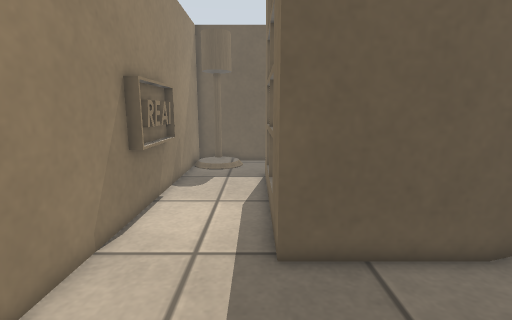
[1] (above)

16 first-person views from a walk through a world built for the Gazebo simulator. The camera is 0.77 m above the floor, tilts 10° down and sees 85° across. The floor is counted in squares, 0.2 m on a side. Each view is taken from the middle of a square. On the plan, view 1 faces up. The plan holds only what a view shows up to about 20 squares ahead; the rest is blank.

[2]
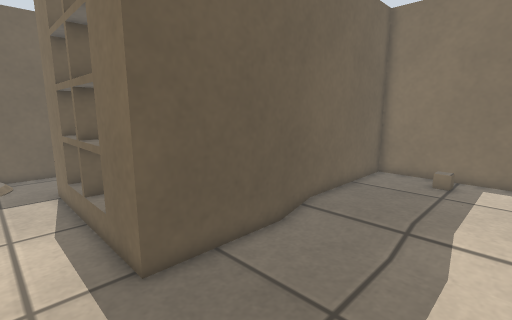

[3]
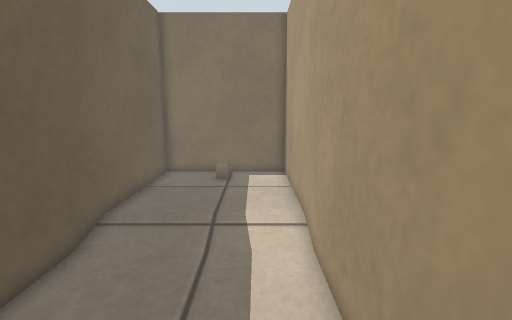

[4]
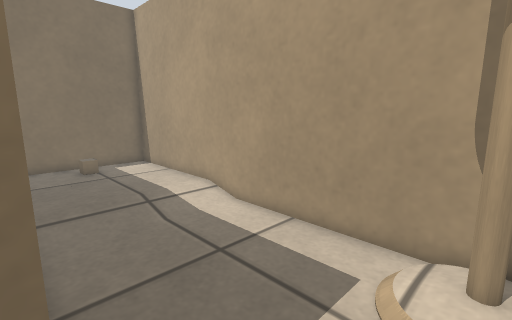

[5]
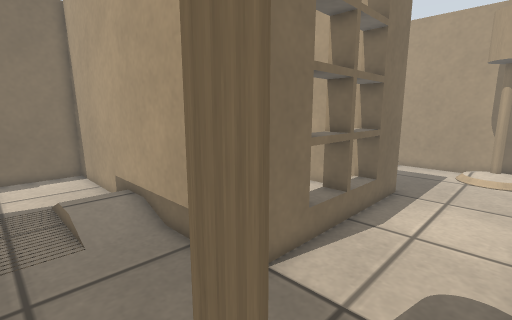

[6]
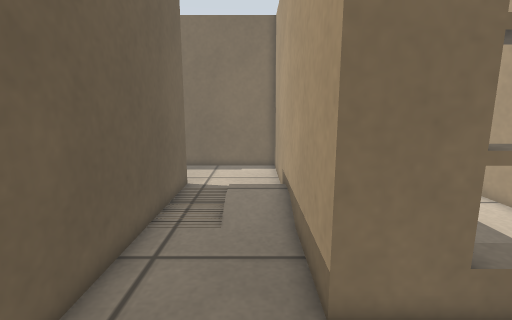

[7]
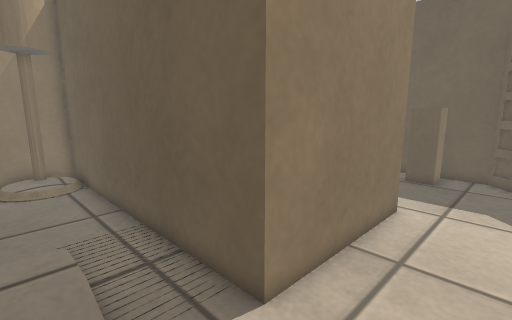

[8]
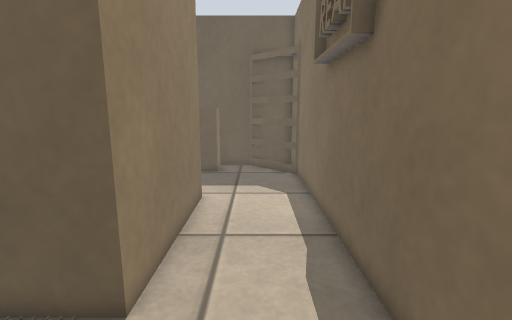

[9]
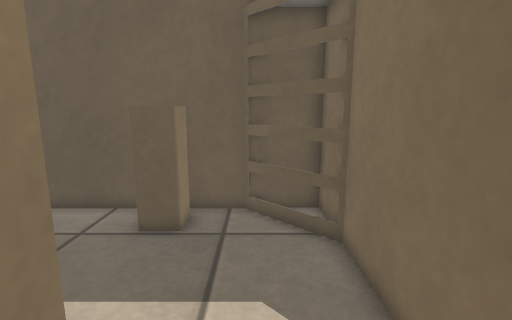

[10]
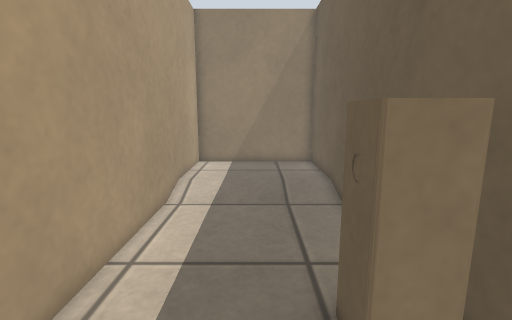

[11]
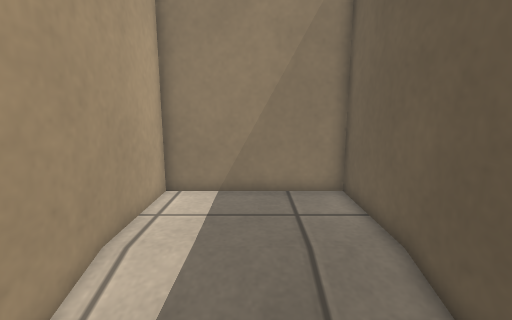

[12]
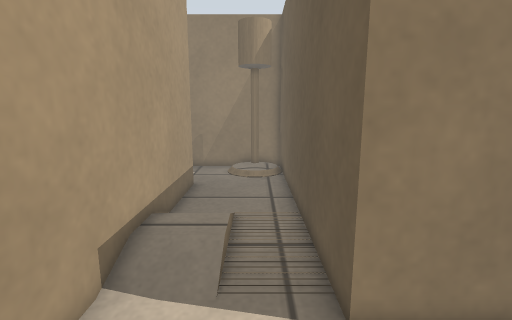

[13]
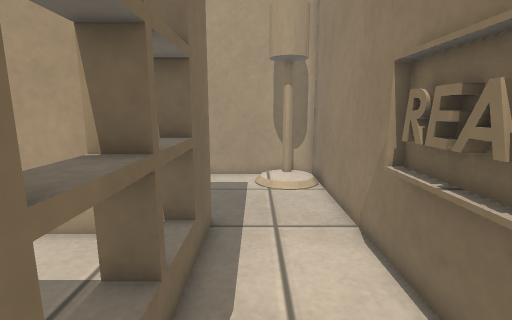

[14]
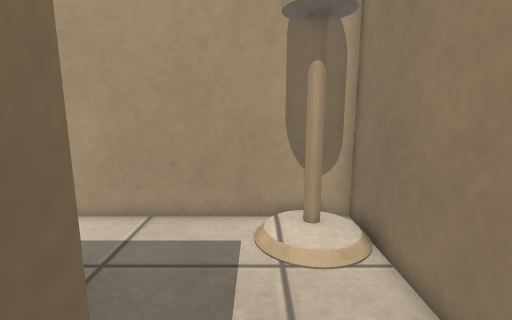

[15]
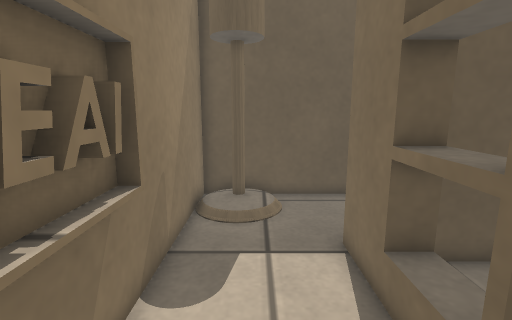

[16]
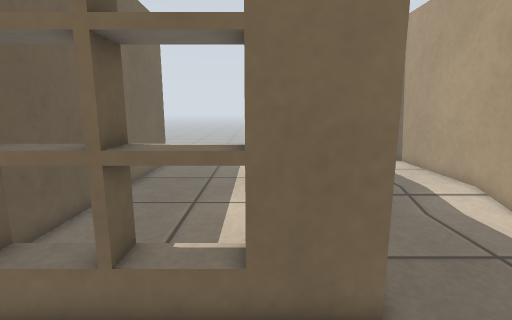

### Floor plan
Ten units are one square. View 1 is at (0, 0); x grows to the right and y downward. Boxes are objects, and circles mark ways between rooms. Rooms are numbered by the first view taken in them; rooms with no view inside come last. Other rooms are left out.
<svg viewBox="-50 -372 211 385">
<path fill="none" stroke="#000" d="M-40 -138 -40 -97 -45 -97M86 -292 106 -292 106 -217 -44 -217 -44 8 156 8 156 -67 6 -67 6 -167 156 -167 156 -337 125 -367M106 -359 106 -345 91 -345M156 -340 156 -360M150 -367 95 -367M95 -367 -44 -367 -44 -292 86 -292"/>
<circle cx="95" cy="-320" r="3" fill="#2a7"/>
<text x="60" y="-170">1</text>
<text x="20" y="-330">2</text>
</svg>
Room 1 opens to room 2.

Where each view was taken, in squares from view 1:
view 1: 0 up, 0 right, facing up
view 2: 0 up, 2 left, facing up-right
view 3: 1 up, 2 left, facing right
view 4: 7 up, 3 left, facing down-right
view 5: 21 up, 4 left, facing down-right
view 6: 18 up, 4 left, facing right
view 7: 18 up, 14 right, facing up-left
view 8: 17 up, 13 right, facing up
view 9: 26 up, 13 right, facing up
view 10: 33 up, 14 right, facing left
view 11: 33 up, 7 right, facing left
view 12: 20 up, 15 right, facing left
view 13: 16 up, 1 left, facing down
view 14: 9 up, 1 left, facing down
view 15: 9 up, 2 left, facing up
view 16: 9 up, 4 left, facing right
